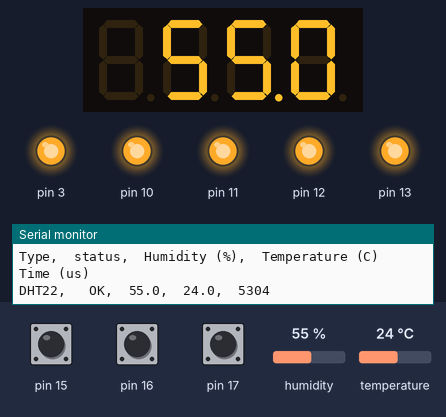
This program was run on a simulated Arduino Pro Mini, built with avr-gcc and run on an emulated ATmega328P. Shown: 4-digit seven-segment display, output pins drawn as LEDs (lit = HIGH), the last lines printed to the serial monitor. The inputs (shaded band) are chosen by the test bench; at power-on: humidity 55 %, temperature 24 °C, pin 15 HIGH, pin 16 HIGH, pin 17 HIGH.

Above: at 1.5 s.
1.6 s: humidity set to 22 %
At 3.1 s:
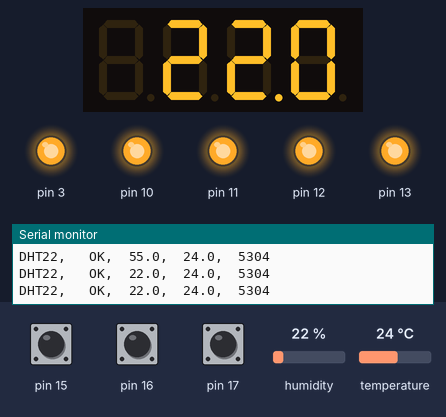
3.4 s: temperature set to 12 °C
7.6 s: humidity set to 40 %
At 9.4 s:
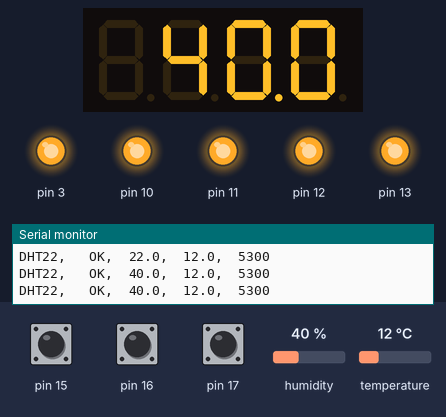
11.5 s: temperature set to 19 °C
At 12.4 s:
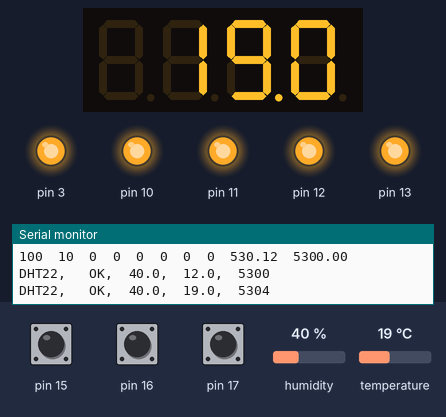
Timing chart, 0 to 14.5 s (numbered marks = the images above; inputs shaded):
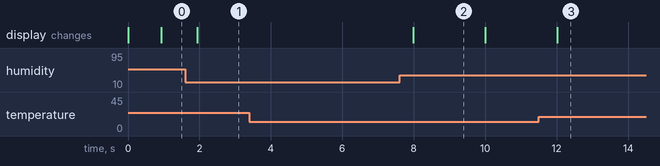

Measured:
- after the input at 1.6 s, the display: changes after 0.34 s (image 1)
- after the input at 7.6 s, the display: changes after 0.39 s (image 2)
- after the input at 11.5 s, the display: changes after 0.52 s (image 3)
- what the display in image 2 shows lasts 2.0 s, from 8.0 s to 10.0 s

The program:

main.cpp
```cpp
//  AUTHOR: Rob Tillaart & MFS version: @hpsaturn
// VERSION: 0.1.2
// PURPOSE: DHT library test sketch for DHT22 && Arduino
//     URL:
// HISTORY:
// 0.1.0 initial version
// 0.1.2 Multi functional Shield support
//
// Released to the public domain

#include <TimerOne.h>
#include <Wire.h>
#include <MultiFuncShield.h>
#include <dht.h>

dht DHT;
bool toggle;

#define DHT22_PIN 9

struct
{
    uint32_t total;
    uint32_t ok;
    uint32_t crc_error;
    uint32_t time_out;
    uint32_t connect;
    uint32_t ack_l;
    uint32_t ack_h;
    uint32_t unknown;
    uint32_t sumtime;
    uint32_t mintime;
} stat = { 0,0,0,0,0,0,0,0, 0, 9999};

void display(float value){
  MFS.write(value);
}

void displaySensorData() {
  if(toggle)
    display(DHT.temperature);
  else
    display(DHT.humidity);
}

void printChecksum(int chk){
  switch (chk)
  {
    case DHTLIB_OK:
      stat.ok++;
      Serial.print("OK,\t");
      break;
    case DHTLIB_ERROR_CHECKSUM:
      stat.crc_error++;
      Serial.print("Checksum error,\t");
      break;
    case DHTLIB_ERROR_TIMEOUT:
      stat.time_out++;
      Serial.print("Time out error,\t");
      break;
    case DHTLIB_ERROR_CONNECT:
      stat.connect++;
      Serial.print("Connect error,\t");
      break;
    case DHTLIB_ERROR_ACK_L:
      stat.ack_l++;
      Serial.print("Ack Low error,\t");
      break;
    case DHTLIB_ERROR_ACK_H:
      stat.ack_h++;
      Serial.print("Ack High error,\t");
      break;
    default:
      stat.unknown++;
      Serial.print("Unknown error,\t");
      break;
  }
}

void printSensorData(uint32_t start, uint32_t stop){
  // DISPLAY DATA
  Serial.print(DHT.humidity, 1);
  Serial.print(",\t");
  Serial.print(DHT.temperature, 1);
  Serial.print(",\t");
  uint32_t duration = stop - start;
  stat.sumtime += duration;
  stat.mintime = min(stat.mintime, duration);
  Serial.print(duration);
  Serial.println();
}

void printTotal(){
  if (stat.total % 100 == 0)
  {
    Serial.println("\nTOT\tOK\tCRC\tTIMO\tCON\tACKL\tACKH\tAVG\MIN");
    Serial.print(stat.total);
    Serial.print("\t");
    Serial.print(stat.ok);
    Serial.print("\t");
    Serial.print(stat.crc_error);
    Serial.print("\t");
    Serial.print(stat.time_out);
    Serial.print("\t");
    Serial.print(stat.connect);
    Serial.print("\t");
    Serial.print(stat.ack_l);
    Serial.print("\t");
    Serial.print(stat.ack_h);
    Serial.print("\t");
    Serial.print(stat.unknown);
    Serial.print("\t");
    Serial.print(1.0 * stat.sumtime / stat.total);
    Serial.print("\t");
    Serial.print(1.0 * stat.mintime);
    Serial.println("\n");

    toggle=!toggle;

  }
}

void printSensorData() {

  // READ DATA
  Serial.print("DHT22, \t");
  uint32_t start = micros();
  int chk = DHT.read22(DHT22_PIN);
  uint32_t stop = micros();

  printChecksum(chk);
  printSensorData(start,stop);
  printTotal();

}

void setup()
{
    Serial.begin(115200);
    delay(10);
    Serial.println();
    Serial.println("==============================");
    Serial.println("======  DHT22 MFS TEST  ======");
    Serial.println("==============================");

    Timer1.initialize();
    MFS.initialize(&Timer1);    // initialize multifunction shield library
    MFS.write(0);
    Serial.println("== Multi Function Shield ready");

    Serial.print("== DHTLIB version: ");
    Serial.println(DHT_LIB_VERSION);
    Serial.println("==============================");

    Serial.print("--> IRQ:\t");
    Serial.println( DHT.getDisableIRQ() );
    DHT.setDisableIRQ(true);
    Serial.print("--> IRQ:\t");
    Serial.println( DHT.getDisableIRQ() );
    Serial.println();

    Serial.println("Type,\tstatus,\tHumidity (%),\tTemperature (C)\tTime (us)");
}

void loop()
{

  stat.total++;

  // read sensor data to ~1sec speed
  if (stat.total % 10 == 0) {
    printSensorData();
    displaySensorData();
  }

  byte btn = MFS.getButton();

  if (btn == BUTTON_1_PRESSED || btn == BUTTON_1_LONG_PRESSED) {
    toggle=!toggle;
  }

  delay(100);

}
//
// END OF FILE
//
```
